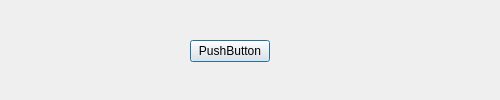
<?xml version="1.0" encoding="UTF-8"?>
<ui version="4.0">
 <class>Access</class>
 <widget class="QDialog" name="Access">
  <property name="geometry">
   <rect>
    <x>0</x>
    <y>0</y>
    <width>500</width>
    <height>100</height>
   </rect>
  </property>
  <property name="windowTitle">
   <string>Dialog</string>
  </property>
  <widget class="QPushButton" name="Btn_close">
   <property name="geometry">
    <rect>
     <x>190</x>
     <y>40</y>
     <width>80</width>
     <height>22</height>
    </rect>
   </property>
   <property name="text">
    <string>PushButton</string>
   </property>
  </widget>
 </widget>
 <resources/>
 <connections/>
</ui>
